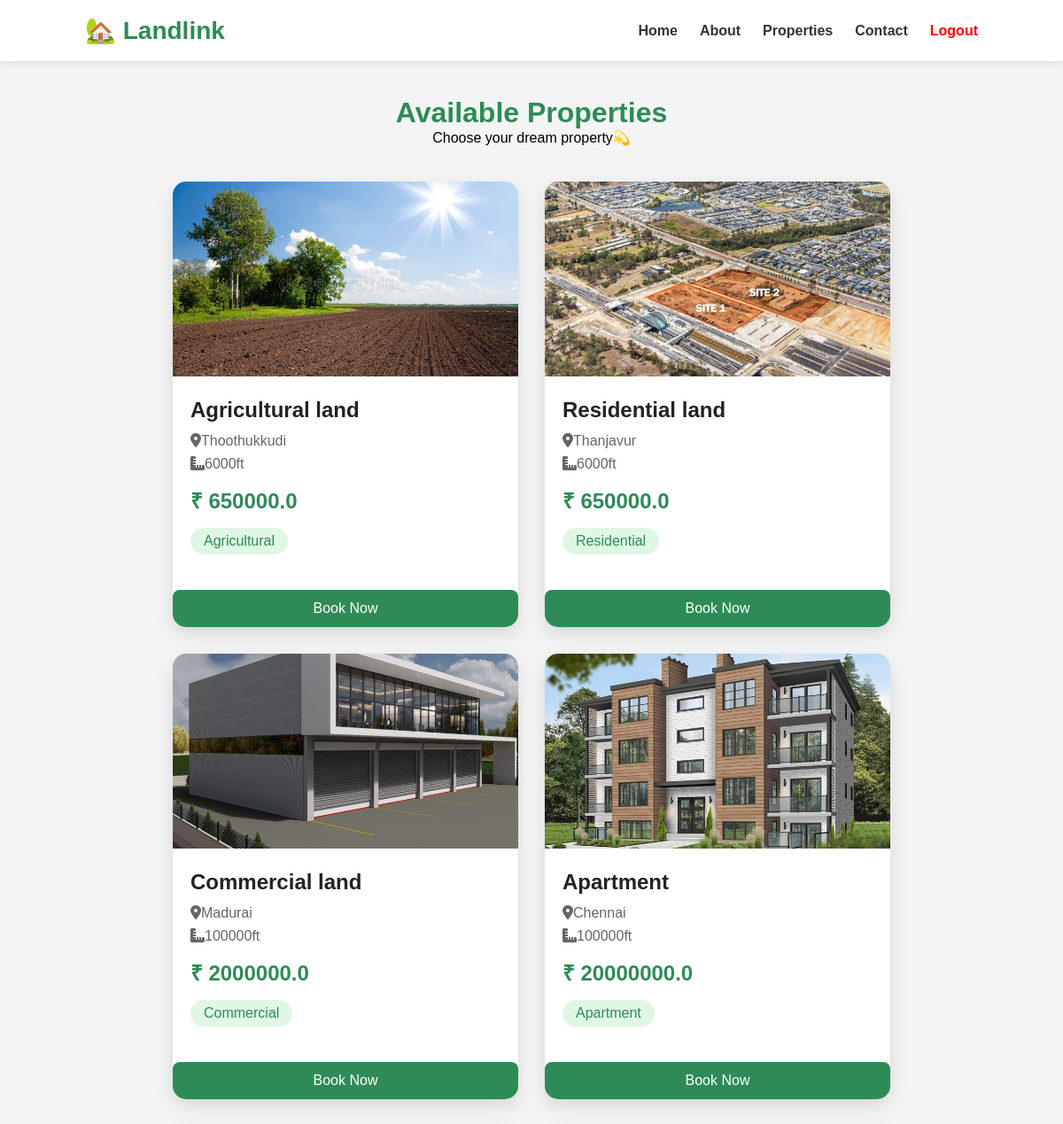
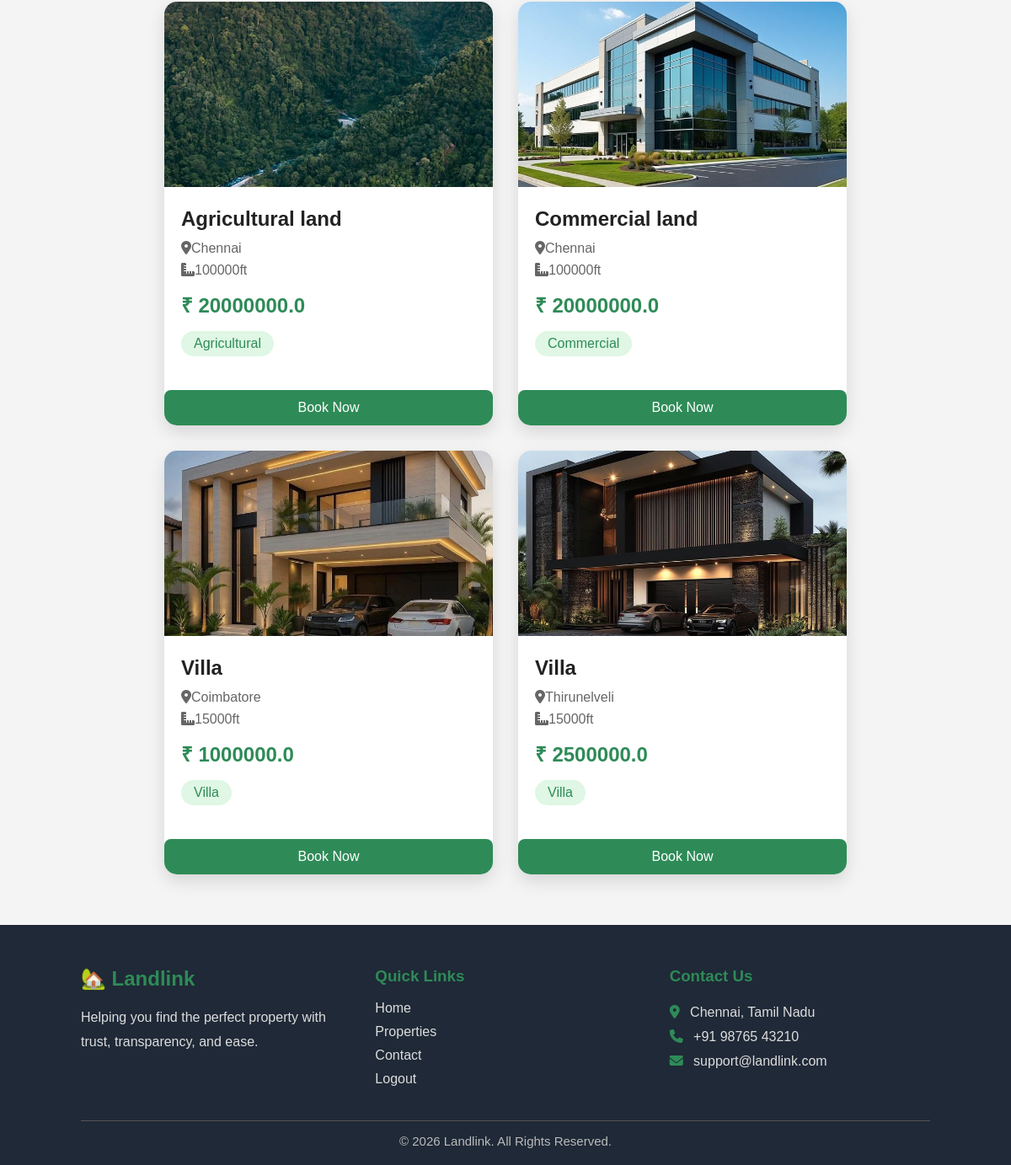
Screenshot of /properties with the database file from the repository (2 pictures, top to bottom).
### tables this page shows
CREATE TABLE properties(
    id INTEGER PRIMARY KEY AUTOINCREMENT,
    title TEXT,
    description TEXT,
    price REAL,
    location TEXT,
    area TEXT,
    property_type TEXT,
    image TEXT,
    status TEXT
);

### main.py (the view)
@app.route("/properties")
def properties():
    conn = sqlite3.connect("prop.db")
    cursor = conn.cursor()
    cursor.execute("SELECT * FROM properties WHERE status='Available'")
    properties = cursor.fetchall()
    conn.close()
    return render_template(
        "properties.html",
        properties=properties
    )

### templates/properties.html (shortened to what this page needs)
<!DOCTYPE html>
<html lang="en">
<head>
<link rel="stylesheet" href="https://cdnjs.cloudflare.com/ajax/libs/font-awesome/6.5.2/css/all.min.css">
</head>
<body>
    <nav>
        <div class="logo">
        🏡 Landlink
        </div>
        <ul>
            <li><a href="/index">Home</a></li>
            <li><a href="/about">About</a></li>
            <li><a href="/properties">Properties</a></li>
            <li><a href="/contact">Contact</a></li>
            <li><a style=color:red href="/logout">Logout</a></li>
        </ul>
    </nav>
    <div class="heading">
        <h1>Available Properties</h1>
        <p>Choose your dream property💫</p>
    </div>
    <div class="property-container">
    {% for property in properties %}
        <div class="property-card">
            <img src="{{ url_for('static', filename='uploads/' + property[7]) }}">
            <div class="content">
                <h2>{{ property[1] }}</h2>
                <p><i class="fa-solid fa-location-dot"></i>{{ property[4] }}</p>
                <p><i class="fa-solid fa-ruler-combined"></i>{{ property[5] }}ft</p>
                <div class="price">
                    ₹ {{ property[3] }}
                </div>
                <div class="type">
                    {{ property[6] }}
                </div>
            </div>
            <a href="/book/{{ property[0] }}" class="btn">
    Book Now
</a>
        </div>
    {% endfor %}
    </div>
    <footer>
    <div class="footer-container">
        <div class="footer-box">
            <h2>🏡 Landlink</h2>
            <p>
                Helping you find the perfect property with trust,
                transparency, and ease.
            </p>
        </div>
        <div class="footer-box">
            <h3>Quick Links</h3>
            <a href="/index">Home</a>
            <a href="/properties">Properties</a>
            <a href="/contact">Contact</a>
            <a href="/logout">Logout</a>
        </div>
        <div class="footer-box">
            <h3>Contact Us</h3>
            <p><i class="fa-solid fa-location-dot"></i> Chennai, Tamil Nadu</p>
            <p><i class="fa-solid fa-phone"></i> +91 98765 43210</p>
            <p><i class="fa-solid fa-envelope"></i> support@landlink.com</p>
        </div>
    </div>
    <hr>
    <p class="copyright">
        © 2026 Landlink. All Rights Reserved.
    </p>
    </footer>
</body>
</html>

### templates/properties.html (style rules this page uses)
* { margin:0; padding:0; box-sizing:border-box; font-family:Arial, Helvetica, sans-serif; }
body { background:#f4f4f4; }
nav { display:flex; justify-content:space-between; align-items:center; padding:18px 8%; background:white; box-shadow:0 2px 10px rgba(0,0,0,.1); }
.logo { font-size:28px; color:#2E8B57; font-weight:bold; }
nav ul { display:flex; list-style:none; }
nav ul li { margin-left:25px; }
nav ul li a { text-decoration:none; color:#333; font-weight:bold; }
.heading { text-align:center; margin:40px 0; }
.heading h1 { color:#2E8B57; }
.property-container { width:90%; margin:40px auto; display:flex; flex-wrap:wrap; justify-content:center; gap:30px; }
.property-card { width:390px; background:white; border-radius:15px; overflow:hidden; box-shadow:0 8px 20px rgba(0,0,0,.12); }
.property-card img { width:100%; height:220px; object-fit:cover; }
.content { padding:20px; }
.content h2 { color:#222; margin-bottom:12px; }
.content p { margin:8px 0; color:#666; }
.price { font-size:24px; color:#2E8B57; font-weight:bold; margin:15px 0; }
.type { display:inline-block; background:#dff7e4; color:#2E8B57; padding:6px 15px; border-radius:20px; margin-bottom:20px; }
.btn { display:block; text-align:center; text-decoration:none; background:#2E8B57; color:white; padding:12px; border-radius:8px; margin-left:0%; width:100%; transition:.3s; }
footer { background:#1f2937; color:white; margin-top:60px; padding:50px 8% 20px; }
.footer-container { display:flex; justify-content:space-between; flex-wrap:wrap; gap:40px; }
.footer-box { flex:1; min-width:220px; }
.footer-box h2, .footer-box h3 { margin-bottom:18px; color:#2E8B57; }
.footer-box p { color:#ddd; line-height:1.8; }
.footer-box a { display:block; text-decoration:none; color:#ddd; margin:10px 0; transition:.3s; }
.footer-box i { color:#2E8B57; margin-right:8px; }
footer hr { margin:30px 0 15px; border:none; border-top:1px solid #555; }
.copyright { text-align:center; color:#bbb; font-size:15px; }

### rows the page displays
properties: image (picture), title "Agricultural land", location "Thoothukkudi", area "6000", price "650000.0", property_type "Agricultural"
properties: image (picture), title "Residential land", location "Thanjavur", area "6000", price "650000.0", property_type "Residential"
properties: image (picture), title "Commercial land", location "Madurai", area "100000", price "2000000.0", property_type "Commercial"
properties: image (picture), title "Apartment", location "Chennai", area "100000", price "20000000.0", property_type "Apartment"
properties: image (picture), title "Agricultural land", location "Chennai", area "100000", price "20000000.0", property_type "Agricultural"
properties: image (picture), title "Commercial land", location "Chennai", area "100000", price "20000000.0", property_type "Commercial"
properties: image (picture), title "Villa", location "Coimbatore", area "15000", price "1000000.0", property_type "Villa"
properties: image (picture), title "Villa", location "Thirunelveli", area "15000", price "2500000.0", property_type "Villa"
